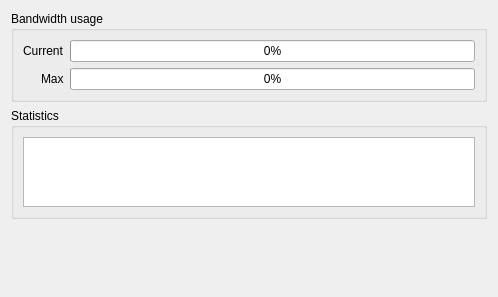
<?xml version="1.0" encoding="UTF-8"?>
<ui version="4.0">
 <class>widget</class>
 <widget class="QWidget" name="widget">
  <property name="geometry">
   <rect>
    <x>0</x>
    <y>0</y>
    <width>498</width>
    <height>297</height>
   </rect>
  </property>
  <property name="windowTitle">
   <string/>
  </property>
  <layout class="QVBoxLayout" name="verticalLayout">
   <item>
    <widget class="QGroupBox" name="gb_usage">
     <property name="title">
      <string>Bandwidth usage</string>
     </property>
     <layout class="QFormLayout" name="formLayout">
      <property name="labelAlignment">
       <set>Qt::AlignmentFlag::AlignRight|Qt::AlignmentFlag::AlignTrailing|Qt::AlignmentFlag::AlignVCenter</set>
      </property>
      <item row="0" column="0">
       <widget class="QLabel" name="label_2">
        <property name="text">
         <string>Current</string>
        </property>
       </widget>
      </item>
      <item row="0" column="1">
       <widget class="QProgressBar" name="pbar_curUsage">
        <property name="value">
         <number>0</number>
        </property>
        <property name="format">
         <string notr="true">%p%</string>
        </property>
       </widget>
      </item>
      <item row="1" column="0">
       <widget class="QLabel" name="label_3">
        <property name="text">
         <string>Max</string>
        </property>
       </widget>
      </item>
      <item row="1" column="1">
       <widget class="QProgressBar" name="pbar_maxUsage">
        <property name="value">
         <number>0</number>
        </property>
        <property name="format">
         <string notr="true">%p%</string>
        </property>
       </widget>
      </item>
     </layout>
    </widget>
   </item>
   <item>
    <widget class="QGroupBox" name="gb_stats">
     <property name="sizePolicy">
      <sizepolicy hsizetype="Preferred" vsizetype="Minimum">
       <horstretch>0</horstretch>
       <verstretch>0</verstretch>
      </sizepolicy>
     </property>
     <property name="title">
      <string>Statistics</string>
     </property>
     <layout class="QVBoxLayout" name="verticalLayout_3">
      <property name="spacing">
       <number>0</number>
      </property>
      <property name="sizeConstraint">
       <enum>QLayout::SizeConstraint::SetMaximumSize</enum>
      </property>
      <property name="topMargin">
       <number>9</number>
      </property>
      <item>
       <widget class="QTableView" name="tableView">
        <property name="verticalScrollBarPolicy">
         <enum>Qt::ScrollBarPolicy::ScrollBarAlwaysOff</enum>
        </property>
        <property name="horizontalScrollBarPolicy">
         <enum>Qt::ScrollBarPolicy::ScrollBarAlwaysOff</enum>
        </property>
        <property name="sizeAdjustPolicy">
         <enum>QAbstractScrollArea::SizeAdjustPolicy::AdjustToContents</enum>
        </property>
        <property name="autoScroll">
         <bool>false</bool>
        </property>
        <property name="editTriggers">
         <set>QAbstractItemView::EditTrigger::NoEditTriggers</set>
        </property>
        <property name="showDropIndicator" stdset="0">
         <bool>false</bool>
        </property>
        <property name="dragDropOverwriteMode">
         <bool>false</bool>
        </property>
        <property name="selectionMode">
         <enum>QAbstractItemView::SelectionMode::NoSelection</enum>
        </property>
        <attribute name="horizontalHeaderVisible">
         <bool>false</bool>
        </attribute>
        <attribute name="verticalHeaderVisible">
         <bool>false</bool>
        </attribute>
       </widget>
      </item>
     </layout>
    </widget>
   </item>
   <item>
    <spacer name="verticalSpacer">
     <property name="orientation">
      <enum>Qt::Orientation::Vertical</enum>
     </property>
     <property name="sizeHint" stdset="0">
      <size>
       <width>20</width>
       <height>40</height>
      </size>
     </property>
    </spacer>
   </item>
  </layout>
 </widget>
 <resources/>
 <connections/>
</ui>
